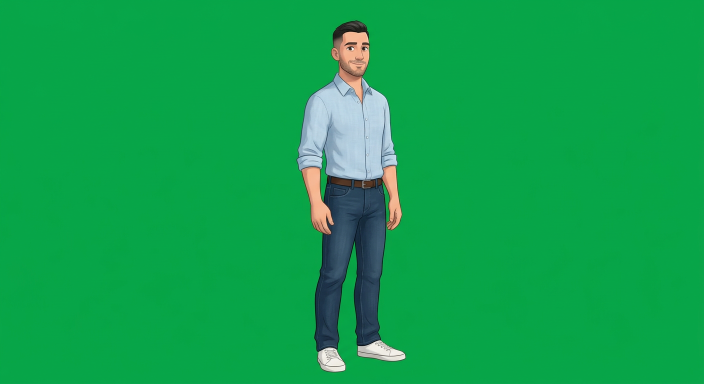
#> input picture showreel/celebrity_story_2d/assets/hero_casual.png, 1408 x 768 px, found by its file name (shown at 1/2 size); the run also reads 2 pictures not shown here
$ python film2d.py
#> lines starting #> are read from the running program, lines starting #| are printed output that depends on the picture
### showreel/celebrity_story_2d/cutout.py
"""Turn a flat chroma-green character plate into an animated cut-out.

Keeps a soft alpha matte (with spill suppression on the edge), then deforms the
figure with a small skeleton: bend, lean, head tilt, and limb rotation. That is
how 2D cut-out animation actually works, and it keeps the painted art intact
instead of redrawing it.
"""
from __future__ import annotations

import math

import numpy as np
from PIL import Image, ImageFilter

import core2d as C


def key_green(path, key=(8, 169, 67), tol=0.16, feather=2.0):
    """Return (rgb float, alpha float) with green removed and despilled."""
    im = Image.open(path).convert('RGB')
    a = np.asarray(im).astype(np.float32) / 255.0
    k = np.array([key[0], key[1], key[2]], np.float32) / 255.0

    # chroma distance in a green-dominant projection, tolerant of shading
    g = a[..., 1]
    rb = (a[..., 0] + a[..., 2]) * 0.5
    excess = g - rb                       # green screen: high, figure: ~0
    alpha = 1.0 - np.clip((excess - tol) / 0.20, 0, 1)
    alpha[g < 0.10] = np.maximum(alpha[g < 0.10], 0.0)
    # keep dark hair/shoes that are low-chroma but not green
    alpha = np.where((np.abs(excess) < tol) & (g > rb + tol), 0.0, alpha)

    m = Image.fromarray((alpha * 255).astype(np.uint8))
    if feather > 0:
        m = m.filter(ImageFilter.GaussianBlur(feather))
    alpha = np.asarray(m).astype(np.float32) / 255.0
    # harden the interior so the figure stays opaque
    alpha = np.clip(alpha * 1.35, 0, 1)

    # despill: clamp green toward the red/blue average anywhere it exceeds it,
    # weighted by how close the pixel is to the matte edge (where spill lives)
    edge = np.asarray(Image.fromarray((alpha * 255).astype(np.uint8))
                      .filter(ImageFilter.GaussianBlur(2.5))).astype(np.float32) / 255.0
    band = np.clip(np.abs(alpha - edge) * 2.2 + 0.25, 0, 1)
    excess2 = np.clip(g - rb, 0, 1) * band
    rgb = a.copy()
    rgb[..., 1] = g - excess2 * 1.35
    # last line of defence: force the outermost 1px inward, where the fringe lives
    hard = np.asarray(Image.fromarray((alpha * 255).astype(np.uint8))
                      .filter(ImageFilter.MinFilter(3))).astype(np.float32) / 255.0
    fringe = np.clip(alpha - hard, 0, 1)
    rgb[..., 1] = rgb[..., 1] * (1 - fringe * 0.55) + rb * fringe * 0.55
    alpha = np.clip(alpha - fringe * 0.45, 0, 1)
    return np.clip(rgb, 0, 1), alpha


def trim(rgb, alpha, pad=8):
    ys, xs = np.nonzero(alpha > 0.03)
    if len(xs) == 0:
        raise ValueError('empty matte')
    x0, x1 = max(0, xs.min() - pad), min(alpha.shape[1], xs.max() + pad)
    y0, y1 = max(0, ys.min() - pad), min(alpha.shape[0], ys.max() + pad)
    return rgb[y0:y1, x0:x1], alpha[y0:y1, x0:x1]


def to_layer(rgb, alpha):
    """(rgb, alpha) -> straight-alpha RGBA PIL image."""
    rgba = np.dstack([np.clip(rgb, 0, 1), np.clip(alpha, 0, 1)])
    return Image.fromarray((rgba * 255 + .5).astype(np.uint8), 'RGBA')


# [60 lines left out: functions place, silhouette_blur, shadow_under, limb_swing, not called in this run]

### showreel/celebrity_story_2d/acts.py
"""The edit: every shot of the 60 second film, as data.

Each shot names a painted plate, a framing window into it, a camera move and the
cut-outs that live in it. Cue times come from script.json, which was built from
the recorded narration, so picture is locked to voice.
"""
from __future__ import annotations

import math

import film2d as F

CUE = [0.26, 7.14, 11.91, 17.24, 22.95, 29.81, 34.79, 40.12, 46.31, 50.54]
END = 60.0

# act windows, straight from the cue table
A_DAWN = (0.0, 11.91)
A_KITCHEN = (11.91, 17.24)
A_WINDOW = (17.24, 22.95)
A_STREET = (22.95, 29.81)
A_PRESS = (29.81, 34.79)
A_BARRIER = (34.79, 40.12)
A_REACH = (40.12, 46.31)
A_CAR = (46.31, 50.54)
A_NIGHT = (50.54, END)


def _cap(scene, idx, text):
    scene.caption = text
    return idx


def build():
    H = F.figure('hero_casual.png')
    HS = F.figure('hero_suit.png')
    HW = F.figure('hero_walk.png')
    G = F.figure('girl.png')
    ex = F.sheet_figures('extras.png')
    shots = []

    # ------------------------------------------------------------ 1 dawn
    t0, t1 = A_DAWN
    s = F.Scene('bg_bedroom.png', t0, 5.4, view=(.47, .66, 1.06))
    s.grade = dict(lift=(.008, .012, .028), contrast=1.10, sat=1.02,
                   tint=(.55, .72, 1.0), tint_amount=.055, vignette=.52)
    s.lights = [dict(origin=(430, 300), angle=-12, length=2300, width=230,
                     colour=(.55, .72, 1.0), power=.09)]
    s.add(H, 0.56, 0.985, 0.62, flip=True, depth=1.0,
          motion=dict(dx=-26, dy=-10, dur=5.0, sway_amp=.5, breath_amp=2.0, seed=.3),
          shadow=(.30, 96, 20))
    shots.append(dict(scene=s, cap=_cap(s, 0, 'At five forty in the morning, the city is still asleep. His phone is already awake.'),
                      cam=dict(x=(-18, 30), y=(4, -34), zoom=(1.06, 1.20), handheld=1.0)))

    # the phone on the nightstand, lit by its own screen
    s = F.Scene('bg_bedroom.png', 5.4, 8.6, view=(.20, .80, 2.05))
    s.grade = dict(lift=(.006, .010, .026), contrast=1.12, sat=1.0,
                   tint=(.50, .66, 1.0), tint_amount=.10, vignette=.60)
    phone = F.phone_layer()
    s.add(phone, 0.46, 0.60, 0.30, depth=1.0,
          motion=dict(dx=4, dy=-6, dur=3.0, breath_amp=.8),
          shadow=None)
    s.note = 'insert'
    shots.append(dict(scene=s, cap=_cap(s, 0, 'At five forty in the morning, the city is still asleep. His phone is already awake.'),
                      cam=dict(x=(14, -10), y=(-6, 8), zoom=(1.10, 1.02), handheld=1.2)))

    # ---------------------------------------------------------- 2 calls
    s = F.Scene('bg_bedroom.png', 8.6, 11.91, view=(.47, .62, 1.30))
    s.grade = dict(lift=(.006, .010, .024), contrast=1.12, sat=.98,
                   tint=(.52, .68, 1.0), tint_amount=.08, vignette=.56)
    s.add(H, 0.50, 0.995, 0.70, flip=False, depth=1.0,
          motion=dict(dx=-8, dy=0, dur=3.0, sway_amp=.35, breath_amp=2.4, seed=1.7),
          shadow=(.26, 90, 18))
    shots.append(dict(scene=s, cap=_cap(s, 1, 'Three missed calls. Two shoot days. One hour before the car arrives.'),
                      cam=dict(x=(10, -22), y=(-10, 6), zoom=(1.04, 1.12), handheld=.9)))

    # -------------------------------------------------------- 3 kitchen
    s = F.Scene('bg_kitchen.png', A_KITCHEN[0], 14.6, view=(.50, .58, 1.10))
    s.grade = dict(lift=(.010, .010, .012), contrast=1.06, sat=1.04,
                   tint=(1.0, .93, .80), tint_amount=.06, vignette=.46)
    s.lights = [dict(origin=(880, 260), angle=-24, length=1900, width=180,
                     colour=(1.0, .93, .78), power=.13)]
    s.add(H, 0.42, 0.995, 0.66, flip=False, depth=1.0,
          motion=dict(dx=30, dy=-4, dur=2.6, sway_amp=.4, breath_amp=2.2, seed=.9),
          shadow=(.28, 92, 18))
    shots.append(dict(scene=s, cap=_cap(s, 2, 'So he does what he always does. Coffee first. Everything else can wait a minute.'),
                      cam=dict(x=(-20, 18), y=(8, -8), zoom=(1.05, 1.14), handheld=1.1)))

    # the mug, close, steam catching the window light
    s = F.Scene('bg_kitchen.png', 14.6, 17.24, view=(.36, .60, 2.55))
    s.grade = dict(lift=(.012, .012, .014), contrast=1.05, sat=1.05,
                   tint=(1.0, .92, .78), tint_amount=.09, vignette=.52)
    mug = F.mug_layer()
    s.add(mug, 0.50, 0.74, 0.30, depth=1.0, motion=dict(breath_amp=.6))
    shots.append(dict(scene=s, cap=_cap(s, 2, 'So he does what he always does. Coffee first. Everything else can wait a minute.'),
                      cam=dict(x=(-6, 10), y=(0, -12), zoom=(1.02, 1.10), handheld=1.3)))

    # --------------------------------------------------------- 4 window
    s = F.Scene('bg_bedroom.png', A_WINDOW[0], 20.2, view=(.52, .44, 1.55))
    s.grade = dict(lift=(.010, .014, .026), contrast=1.10, sat=.96,
                   tint=(.62, .76, 1.0), tint_amount=.07, vignette=.50)
    s.lights = [dict(origin=(560, 380), angle=-6, length=2400, width=260,
                     colour=(.70, .80, 1.0), power=.12)]
    s.add(HS, 0.58, 0.99, 0.58, flip=True, depth=1.0,
          motion=dict(dx=-14, dur=2.8, sway_amp=.30, breath_amp=1.8, seed=2.2),
          shadow=(.26, 90, 18), tint=None)
    shots.append(dict(scene=s, cap=_cap(s, 3, 'By eight, the street outside his building has changed. They know the car. They know the windows.'),
                      cam=dict(x=(-12, 14), y=(10, -16), zoom=(1.05, 1.18), handheld=.9)))

    s = F.Scene('bg_street.png', 20.2, 22.95, view=(.50, .52, 1.05))
    s.grade = dict(lift=(.02, .026, .038), contrast=1.02, sat=.90,
                   tint=(.80, .88, 1.0), tint_amount=.10, vignette=.42)
    s.lights = [dict(origin=(300, 120), angle=18, length=2200, width=300,
                     colour=(1.0, .94, .82), power=.08)]
    for i in range(2):
        if i < len(ex):
            s.add(ex[i], 0.30 + 0.36 * i, 0.885, 0.26, depth=.94, blur=2.0, alpha=.9,
                  motion=dict(breath_amp=1.2, seed=i))
    shots.append(dict(scene=s, cap=_cap(s, 3, 'By eight, the street outside his building has changed. They know the car. They know the windows.'),
                      cam=dict(x=(-30, 26), y=(-8, 10), zoom=(1.0, 1.10), handheld=1.2)))

    # --------------------------------------------------------- 5 street
    s = F.Scene('bg_street.png', A_STREET[0], 26.4, view=(.48, .56, 1.18))
    s.grade = dict(lift=(.02, .024, .034), contrast=1.04, sat=1.02,
                   tint=(1.0, .94, .84), tint_amount=.05, vignette=.44)
    s.lights = [dict(origin=(250, 60), angle=22, length=2400, width=330,
                     colour=(1.0, .94, .80), power=.10)]
    s.add(HW, 0.52, 0.99, 0.64, depth=1.0,
          motion=dict(dy=-26, dur=3.4, sway_amp=.3, breath_amp=1.2, step_rate=7.2, step_amp=14),
          shadow=(.34, 120, 22), tint=None)
    shots.append(dict(scene=s, cap=_cap(s, 4, 'The door opens, and the noise hits him all at once. His name, from every direction.'),
                      cam=dict(x=(0, -18), y=(6, -6), zoom=(1.0, 1.16), handheld=1.4)))

    # the press line, seen from behind the crowd, flashes going off
    s = F.Scene('bg_barrier.png', 26.4, A_PRESS[1], view=(.46, .60, 1.12))
    s.grade = dict(lift=(.024, .024, .030), contrast=1.06, sat=1.0,
                   tint=(1.0, .95, .86), tint_amount=.05, vignette=.46)
    s.add(HS, 0.56, 0.95, 0.52, depth=.9, blur=1.4, tint=(.85, .80, .72),
          motion=dict(dx=-10, dur=3.0, breath_amp=1.4))
    for i, (bx, b, bh) in enumerate(((0.13, 7.0, .40), (0.87, 8.5, .44), (0.63, 6.0, .34))):
        if i < len(ex):
            s.add(ex[i], bx, 0.995, bh, depth=1.25, blur=b, alpha=.92,
                  motion=dict(breath_amp=1.0, seed=3 + i))
    shots.append(dict(scene=s, cap=_cap(s, 5, 'Then the flashes start, and the smile is not fake. It is just practiced.'),
                      cam=dict(x=(-30, 16), y=(10, -14), zoom=(1.06, 1.26), handheld=2.0,
                               shake=.6)))

    # -------------------------------------------------------- 6 barrier
    s = F.Scene('bg_barrier.png', A_BARRIER[0], 37.6, view=(.50, .56, 1.06))
    s.grade = dict(lift=(.016, .016, .020), contrast=1.10, sat=.96,
                   tint=(1.0, .92, .80), tint_amount=.06, vignette=.52)
    s.lights = [dict(origin=(120, 160), angle=28, length=2200, width=280,
                     colour=(1.0, .90, .74), power=.10)]
    s.add(G, 0.42, 0.97, 0.42, depth=1.06,
          motion=dict(dx=-18, dy=-4, dur=2.8, breath_amp=2.0, sway_amp=.5, seed=4.1),
          shadow=(.30, 70, 16))
    s.add(HS, 0.68, 0.985, 0.56, flip=True, depth=1.0, blur=.3,
          motion=dict(dx=-34, dy=-6, dur=3.0, breath_amp=1.6, sway_amp=.4, seed=5.2),
          shadow=(.26, 90, 18))
    shots.append(dict(scene=s, cap=_cap(s, 6, 'One girl at the barrier is not holding a phone. She is shaking. He stops walking.'),
                      cam=dict(x=(8, -14), y=(6, -4), zoom=(1.04, 1.16), handheld=1.0)))

    # ---------------------------------------------------------- 7 reach
    s = F.Scene('bg_barrier.png', 37.6, A_REACH[1], view=(.60, .62, 1.34))
    s.grade = dict(lift=(.014, .014, .018), contrast=1.12, sat=.94,
                   tint=(1.0, .90, .78), tint_amount=.08, vignette=.56)
    s.lights = [dict(origin=(940, 240), angle=-30, length=2000, width=240,
                     colour=(1.0, .86, .68), power=.14)]
    s.add(G, 0.34, 0.99, 0.50, depth=1.06,
          motion=dict(dx=26, dy=-10, dur=3.2, sway_amp=.6, breath_amp=2.6, seed=6.3),
          shadow=(.30, 76, 16))
    s.add(HS, 0.70, 0.995, 0.68, flip=True, depth=1.0,
          motion=dict(dx=-96, dur=3.4, breath_amp=1.8, sway_amp=.5, seed=7.1),
          shadow=(.26, 92, 18))
    shots.append(dict(scene=s, cap=_cap(s, 7, 'He reaches over the barrier, and for a second he is not a headline. He is just someone who listened.'),
                      cam=dict(x=(14, -6), y=(-4, 6), zoom=(1.02, 1.12), handheld=.8)))

    # ------------------------------------------------------------ 8 car
    s = F.Scene('bg_street.png', A_CAR[0], A_CAR[1], view=(.54, .58, 1.24))
    s.grade = dict(lift=(.014, .018, .028), contrast=1.06, sat=.86,
                   tint=(.72, .82, 1.0), tint_amount=.12, vignette=.54)
    s.add(HS, 0.44, 0.985, 0.54, flip=False, depth=1.0, blur=1.0,
          tint=(.55, .58, .66),
          motion=dict(dx=24, dur=3.6, breath_amp=1.0, seed=8.4),
          shadow=(.30, 90, 18))
    shots.append(dict(scene=s, cap=_cap(s, 8, 'Then the car door closes, and the street goes quiet again.'),
                      cam=dict(x=(-26, -6), y=(0, -12), zoom=(1.06, 1.22), handheld=.7)))

    # ---------------------------------------------------------- 9 night
    s = F.Scene('bg_night.png', A_NIGHT[0], 55.6, view=(.50, .50, 1.04))
    s.grade = dict(lift=(.004, .006, .014), contrast=1.14, sat=.92,
                   tint=(.50, .64, 1.0), tint_amount=.10, vignette=.62)
    s.add(HS, 0.40, 0.985, 0.56, flip=True, depth=1.0,
          motion=dict(dx=-10, dy=2, dur=4.0, sway_amp=.26, breath_amp=1.6, seed=9.1),
          shadow=(.34, 100, 20))
    shots.append(dict(scene=s, cap=_cap(s, 9, 'Hours later, the apartment is dark. He stands at the glass, the phone face down behind him. Nobody is watching.'),
                      cam=dict(x=(-8, 8), y=(4, -6), zoom=(1.0, 1.10), handheld=.6)))

    # the room, empty, the city still going
    s = F.Scene('bg_night.png', 55.6, END, view=(.46, .46, 1.30))
    s.grade = dict(lift=(.004, .005, .012), contrast=1.16, sat=.90,
                   tint=(.48, .62, 1.0), tint_amount=.12, vignette=.66)
    s.add(HS, 0.56, 0.96, 0.44, flip=True, depth=1.0, blur=1.2,
          tint=(.42, .48, .60),
          motion=dict(breath_amp=1.0, seed=10.2))
    shots.append(dict(scene=s, cap=_cap(s, 9, 'Hours later, the apartment is dark. He stands at the glass, the phone face down behind him. Nobody is watching.'),
                      cam=dict(x=(6, -20), y=(-4, 12), zoom=(1.22, 1.08), handheld=.5)))
    return shots

### showreel/celebrity_story_2d/film2d.py
"""2D film assembly: painted plates + cut-out animation + camera + film finish.

One function per act builds a Scene; the renderer walks the global shot list,
composites layers with parallax, applies the photographic finishing chain and
pipes raw frames straight into ffmpeg.
"""
from __future__ import annotations

import json
import math
import os
import subprocess
import sys

import numpy as np
from PIL import Image, ImageEnhance, ImageFilter

import core2d as C
import cutout as K

ROOT = os.path.dirname(os.path.abspath(__file__))
ASSETS = '/home/user/assets2d'
CACHE = os.environ.get('C2D_CACHE', '/tmp/c2d_cache')
W, H = 1080, 1920
OVERS_W, OVERS_H = 1320, 2350
FONT = '/usr/share/fonts/truetype/dejavu/DejaVuSans-Bold.ttf'
FPS = 24


# ------------------------------------------------------------------ loading
def _sharp(im, amount=1.25):
    return im.filter(ImageFilter.UnsharpMask(radius=2.0, percent=int(amount * 100), threshold=2))


# [100 lines left out: functions background, figure, phone_layer, mug_layer, sheet_figures, not called in this run]


# ------------------------------------------------------------------- scene
class Scene:
    """A stack of layers at depths, plus the light and camera for this shot."""

    # [77 lines left out: functions __init__, add, draw_character, finish, not called in this run]


_SCRIPT = {}


# [61 lines left out: functions caption_window, caption_alpha, caption_layer, compose, not called in this run]


class Cam:
    """Camera moves defined per shot; parallax comes from layer depth."""

    # [29 lines left out: functions __init__, setup, x_at, y_at, not called in this run]

    def zoom_at(self, depth):
        z = self.z0 + (self.z1 - self.z0) * self.k
        return 1.0 + (z - 1.0) * (0.45 + 0.55 * depth)

    def parallax(self, depth):
        return (self.x_at(depth) * depth, self.y_at(depth) * depth, 1.0)


# -------------------------------------------------------------------- shots
def load_script():
    with open(os.path.join(ROOT, 'script.json')) as f:
        return json.load(f)


# ------------------------------------------------------------------ render
def build_shots():
    import acts
    return acts.build()


# [87 lines left out: functions render_stream, render, encode, not called in this run]


def render_film(out_path, scale=1.0):
    return render_stream(out_path, scale=scale)


if __name__ == '__main__':
    import argparse
    ap = argparse.ArgumentParser()
    ap.add_argument('--t0', type=float, default=None)
    ap.add_argument('--t1', type=float, default=None)
    ap.add_argument('--scale', type=float, default=1.0)
    ap.add_argument('--out', default='/tmp/shot.mp4')
    ap.add_argument('--still', default=None)
    args = ap.parse_args()
    if args.still:
        fr = render(args.out, args.t0, args.t1, preview_every=24, scale=args.scale)
        for i in (0, len(fr) // 3, len(fr) // 2, len(fr) - 1):
            Image.fromarray(fr[i]).save(args.still.replace('.jpg', f'_{i:04d}.jpg'), quality=92)
    else:
        render_stream(args.out, args.t0, args.t1, scale=args.scale)
#> in key_green, im is the input picture: PIL image 1408x768 RGB; mean R, G, B 16.1, 162.1, 77.1
#> in trim, `x0, x1 = max(0, xs.min() - pad), min(alpha.shape[1], xs.max() + pad)`: x0 = 581; x1 = 822
#> in trim, `y0, y1 = max(0, ys.min() - pad), min(alpha.shape[0], ys.max() + pad)`: y0 = 30; y1 = 755
#> call 2 of figure, with name = 'hero_suit.png'
#> call 2 of key_green, with path = '/home/user/assets2d/hero_suit.png', key = (8, 169, 67), tol = 0.16, feather = 2
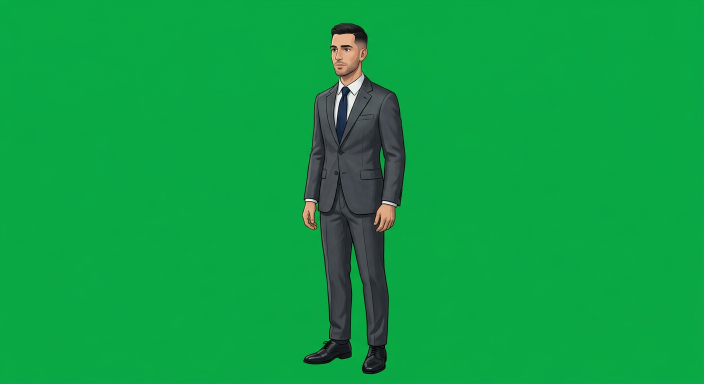
#> input picture showreel/celebrity_story_2d/assets/hero_suit.png, 1408 x 768 px, found by its file name (shown at 1/2 size)
#> in key_green, im is the input picture: PIL image 1408x768 RGB; mean R, G, B 14, 160.2, 68.6
#> in key_green (call 2), `band = np.clip(np.abs(alpha - edge) * 2.2 + 0.25, 0, 1)`:
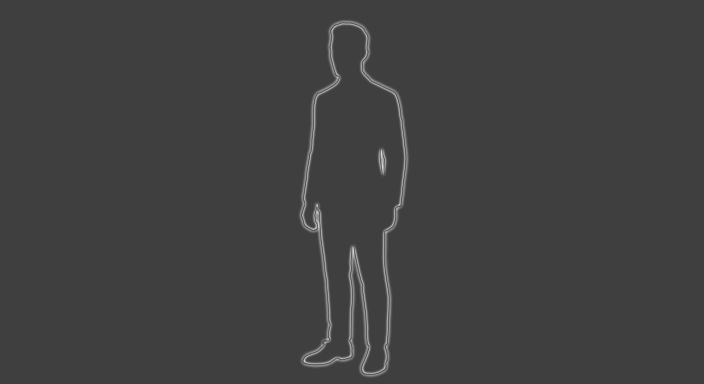
#> band: shape (768, 1408) float32 (shown at 1/2 size); min 0.25, max 0.904, mean 0.255
#> in key_green (call 2), `excess2 = np.clip(g - rb, 0, 1) * band`:
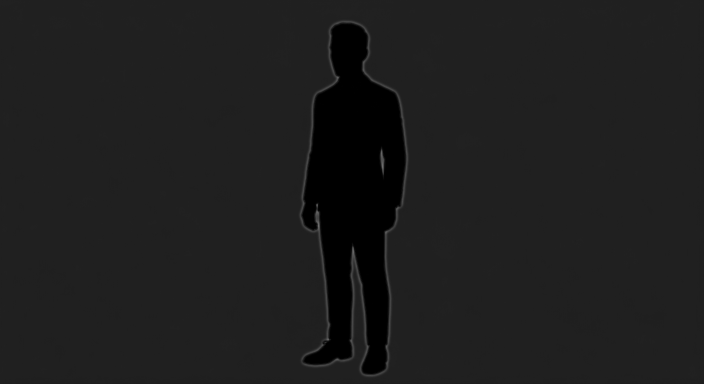
#> excess2: shape (768, 1408) float32 (shown at 1/2 size); min 0, max 0.459, mean 0.118
#> in key_green (call 2), `fringe = np.clip(alpha - hard, 0, 1)`:
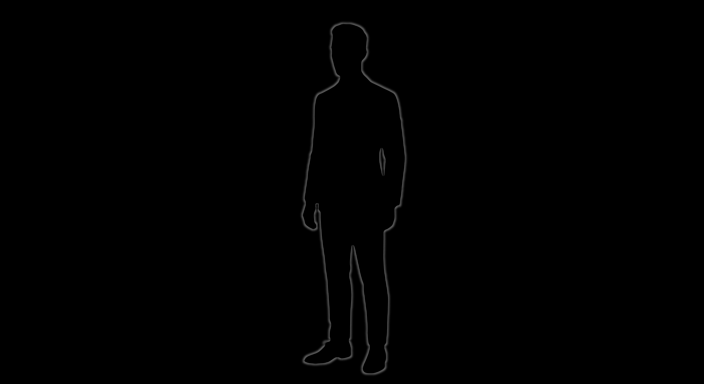
#> fringe: shape (768, 1408) float32 (shown at 1/2 size); min 0, max 0.369, mean 0.00255
#> in figure (call 2), `rgb, a = K.trim(rgb, a)`:
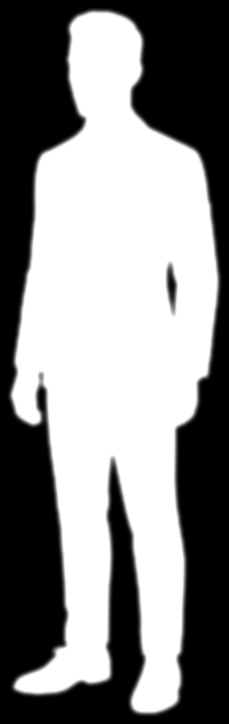
#> a: shape (724, 229) float32; min 0, max 1, mean 0.533
#> in to_layer (call 2), `rgba = np.dstack([np.clip(rgb, 0, 1), np.clip(alpha, 0, 1)])`:
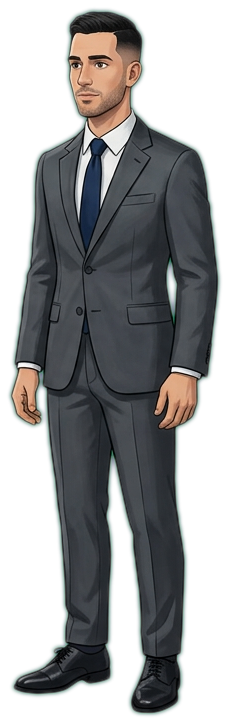
#> rgba: shape (724, 229, 4) float32; mean of channels 0, 1, 2, 3 0.164, 0.361, 0.274, 0.533; transparent parts drawn white
#> call 3 of key_green, with path = '/home/user/assets2d/hero_walk.png', key = (8, 169, 67), tol = 0.16, feather = 2
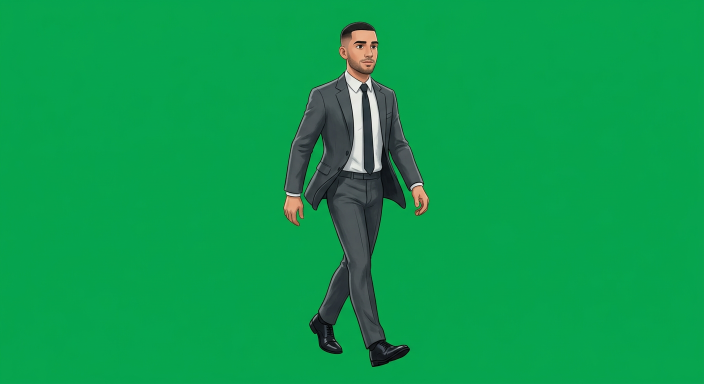
#> input picture showreel/celebrity_story_2d/assets/hero_walk.png, 1408 x 768 px, found by its file name (shown at 1/2 size)
#> in key_green, im is the input picture: PIL image 1408x768 RGB; mean R, G, B 12, 156.9, 77.8
#> in sheet_figures, `cols = (a > .35).sum(axis=0)`: cols = 1104 values, max 605 at index 529, min 0 at index 0, mean 190.2
#> in sheet_figures, `xs = np.nonzero(cols > 3)[0]`: xs = 596 values from 11 to 1093
#> in sheet_figures, `groups, start, prev = [], xs[0], xs[0]`: groups = []; start = 11
#> the loop in sheet_figures, `for x in xs[1:]:` made 595 passes
#> after the loop in sheet_figures, `for x in xs[1:]:`: groups = [(11, 192), (447, 643)]
#> the loop in sheet_figures, `for x0, x1 in groups:` made 3 passes
#> after the loop in sheet_figures, `for x0, x1 in groups:`: out = 3 items
#> (the run stopped early here; a loop or call above may not have finished)
